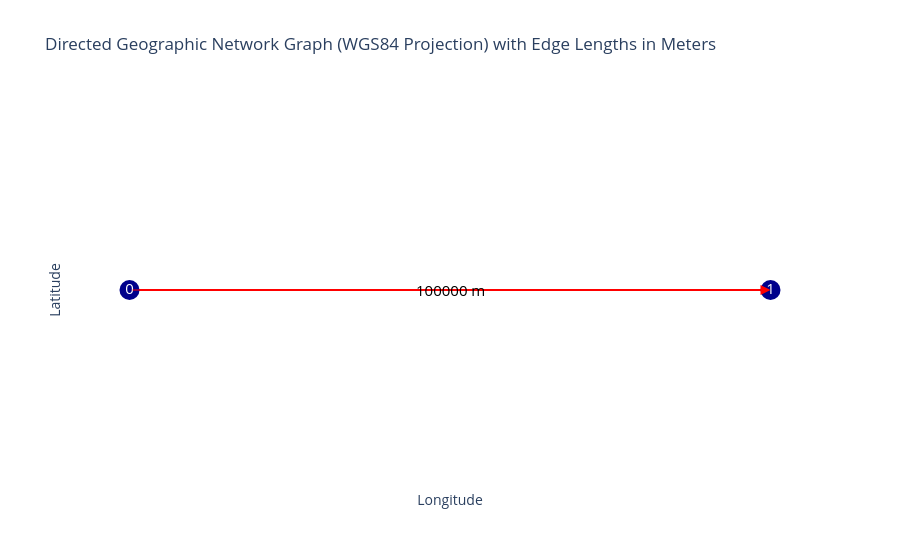

Source (notebook cell):
### Markdown cell above
#### 1. Create graph

We do need a graph. In this case, we create a single edge of exactly 100 km.

### Code cell
geod = Geod(ellps="WGS84")
lon0, lat0 = 0, 0
lon1, lat1, _ = geod.fwd(lon0, lat0, 90, 100000)

coords = {"0": (lon0, lat0), "1": (lon1, lat1)}

graph = Graph()

for name, coord in coords.items():
    graph.add_node(name = name, geometry=Point(coord[0], coord[1]))
    
graph.add_edge(("0", "1"), weight=1, GeneralDepth = 10)
graph.plot()

### Figure 1 — Plotly figure (JSON) as saved in the notebook; plotly's stock layout.template omitted (floating-point values rounded to 4 significant figures)
{"data": [{"hoverinfo": "none", "line": {"color": "red", "width": 2}, "mode": "lines", "type": "scatter", "x": [0, 0.8983], "y": [0, 0]}, {"hoverinfo": "text", "marker": {"color": "darkblue", "size": 20}, "mode": "markers+text", "text": ["0", "1"], "textfont": {"color": "white", "size": 15}, "textposition": "middle center", "type": "scatter", "x": [0, 0.8983], "y": [0, 0]}], "layout": {"annotations": [{"arrowcolor": "red", "arrowhead": 2, "arrowsize": 2, "arrowwidth": 1, "ax": 0, "axref": "x", "ay": 0, "ayref": "y", "showarrow": true, "x": 0.8983, "xref": "x", "y": 0, "yref": "y"}, {"font": {"color": "black", "size": 15}, "showarrow": false, "text": "100000 m", "x": 0.4492, "y": 0}], "plot_bgcolor": "white", "showlegend": false, "title": {"text": "Directed Geographic Network Graph (WGS84 Projection) with Edge Lengths in Meters"}, "xaxis": {"showgrid": false, "showticklabels": false, "title": {"text": "Longitude"}, "zeroline": false}, "yaxis": {"showgrid": false, "showticklabels": false, "title": {"text": "Latitude"}, "zeroline": false}}}
